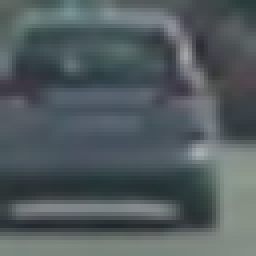
#> input picture vehicles/GTI_Far/image0006.png, 64 x 64 px (shown 4 times larger); its folder holds only this picture in this run
$ jupyter execute --allow-errors Vehicle-detection.ipynb   (shell and % lines are left out)   (older library calls are emulated)
#> lines starting #> are read from the running program, lines starting #| are printed output that depends on the picture; long printed decimals are rounded
[cell 1]
import numpy as np
import matplotlib.pyplot as plt
import matplotlib.image as mpimg
from skimage.feature import hog
import cv2
import os
import glob
import time
import pickle

from sklearn.model_selection import train_test_split
from sklearn.model_selection import StratifiedShuffleSplit
from sklearn.svm import SVC
from sklearn.metrics import accuracy_score
from sklearn.preprocessing import StandardScaler

from scipy.ndimage.measurements import label

[cell 2]
# Explore the data
image_car = './vehicles/GTI_Left/image0009.png'
image_notcar = './non-vehicles/GTI/image1000.png'

#> (the rest of this cell did not finish here and is left out)

#> (a cell that did not finish here is left out)

[cell 4]
# Store vehicles and non vehicles data into lists
images_vehicles = glob.glob('./vehicles/*/*')
#> images_vehicles = ['./vehicles/GTI_Far/image0006.png', './vehicles/GTI_Left/image0028.png']
imgs_vehicles = [cv2.cvtColor(mpimg.imread(image), cv2.COLOR_RGB2LUV) for image in images_vehicles]
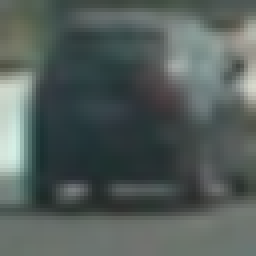
#> input picture vehicles/GTI_Left/image0028.png, 64 x 64 px (shown 4 times larger)
#> imgs_vehicles = 2 items

images_non_vehicles = glob.glob('./non-vehicles/*/*')
imgs_non_vehicles = [cv2.cvtColor(mpimg.imread(image), cv2.COLOR_RGB2LUV) for image in images_non_vehicles]

print('Number of vehicles data: {}'.format(len(imgs_vehicles)),
     '\nNumber of non-vehicles data: {}'.format(len(imgs_non_vehicles)))
#| Number of vehicles data: 2
#| Number of non-vehicles data: 0

[cell 5]
# Extract HOG features
hog_feature_vecs = []
orient=9
pixs_per_cell= 8
cells_per_block=2
for img in imgs_vehicles+imgs_non_vehicles:
    ch1 = img[:,:,0]
    ch2 = img[:,:,1]
    ch3 = img[:,:,2]
    hog_feature1 = hog(ch1, orientations=orient, pixels_per_cell=(pixs_per_cell, pixs_per_cell),
                         cells_per_block=(cells_per_block, cells_per_block), feature_vector=True)
    hog_feature2 = hog(ch2, orientations=orient, pixels_per_cell=(pixs_per_cell, pixs_per_cell),
                         cells_per_block=(cells_per_block, cells_per_block), feature_vector=True)
    hog_feature3 = hog(ch3, orientations=orient, pixels_per_cell=(pixs_per_cell, pixs_per_cell),
                         cells_per_block=(cells_per_block, cells_per_block), feature_vector=True)
    hog_feature_vec = np.hstack([hog_feature1, hog_feature2, hog_feature3])
    hog_feature_vecs.append(hog_feature_vec)
#> this loop made 2 passes
#> pass 1, `ch1 = img[:,:,0]`:
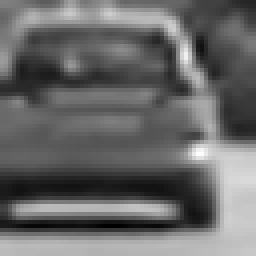
#> ch1: shape (64, 64) float32 (shown 4 times larger); min 15.18, max 70.99, mean 38.1; drawn with min black and max white
#> pass 1, `ch2 = img[:,:,1]`:
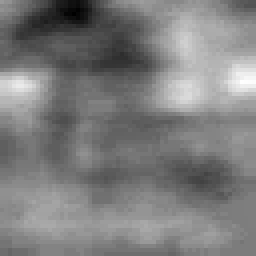
#> ch2: shape (64, 64) float32 (shown 4 times larger); min -14.08, max 4.16, mean -5.08; drawn with min black and max white
#> pass 1, `ch3 = img[:,:,2]`:
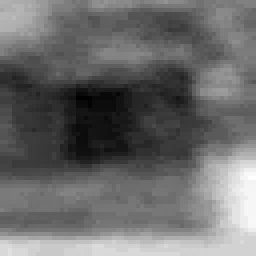
#> ch3: shape (64, 64) float32 (shown 4 times larger); min -12.34, max 8.79, mean -3.5; drawn with min black and max white
#> pass 2, `ch1 = img[:,:,0]`:
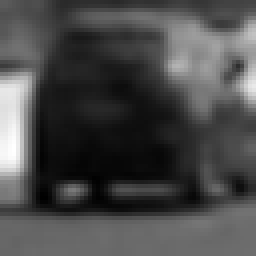
#> ch1: shape (64, 64) float32 (shown 4 times larger); min 16.26, max 92.3, mean 38.4; drawn with min black and max white
#> after the loop:
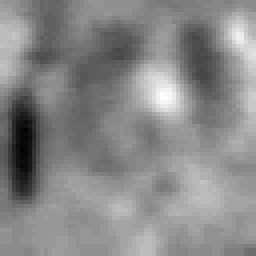
#> ch2: shape (64, 64) float32 (shown 4 times larger); min -16.83, max 5.43, mean -4.93; drawn with min black and max white
#> after the loop:
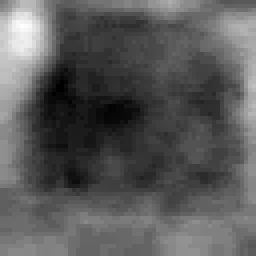
#> ch3: shape (64, 64) float32 (shown 4 times larger); min -6.12, max 14.92, mean 1.31; drawn with min black and max white
#> after the loop, hog_feature_vecs = 2 items
X = np.vstack(hog_feature_vecs)
y = np.hstack([np.ones(len(imgs_vehicles)), np.zeros(len(imgs_non_vehicles))])
#> y = [1, 1]
print('The amount of data is: {}'.format(X.shape[0]),
     '\nThe feature length of the data is {}'.format(X.shape[1]))
#| The amount of data is: 2
#| The feature length of the data is 5292

[cell 6]
# Normalize data

# Check the data type and range
print('The type of the training data is ', X.dtype,
     '\nThe range of the training data is ', (X.min(), X.max()))
#| The type of the training data is  float32
#| The range of the training data is  (0.0, 0.6768)

# Normalize data with standard scaler
scaler = StandardScaler()
X = scaler.fit_transform(X)

# Shuffle split data into training and testing
test_size=0.1
random_state=42
cv = StratifiedShuffleSplit(n_splits=1, test_size=test_size, random_state=random_state)
train, test = next(cv.split(X,y))
#> train = [1]; test = [0]
X_train, X_test = X[train], X[test]
y_train, y_test = y[train], y[test]
#> y_train = [1]; y_test = [1]

[cell 7]
# Build a classifier with SVM
N = 10 # number of data to show the prediction
# C =    # C parameter of SVM
clf = SVC()
t0 = time.time()
#> (the rest of this cell did not finish here and is left out)

[cell 8]
# Save classifier and scaler for later use
fl = 'clf.p'
with open(fl, 'wb') as f:
    pickle.dump((clf, scaler), f)

[cell 9]
# Experimentation
# Train a neural network classifier
# But in this project, I will use SVM for the moment
from keras.layers import Dense, Dropout
from keras.models import Sequential

[cell 10]
epochs = 50
batch_size=64
#> (the rest of this cell did not finish here and is left out)

#> (a cell that did not finish here is left out)

[cell 12]
N = 10
#> (the rest of this cell did not finish here and is left out)

[cell 13]
test_image = './test_images/test1.jpg'
#> (the rest of this cell did not finish here and is left out)

[cell 14]
clf, scaler = pickle.load(open('clf.p', 'rb'))

[cell 15]
time_stamps = []
from numba import jit
# [98 lines left out: function find_cars, not called in this run]

[cell 16]
# Draw bounding box
# [6 lines left out: function draw_bbox, not called in this run]

[cell 17]
# [15 lines left out: function draw_labeled_bbox, not called in this run]

[cell 18]
class CarDetect():
    def __init__(self):
        # Store heatmaps list
        self.heatmaps_buffer = []

[cell 19]
# Pipeline image process

# Set parameters
orient=9
pixs_per_cell= 8
cells_per_block=2
default_win_size=64
cells_per_step=2

# Set search window params
window_size_params=[{'window_size':64, 'y_start_stop':[400, 500]},
                    {'window_size':96, 'y_start_stop':[400, 550]},
                    {'window_size':128, 'y_start_stop':[450, 650]},
                    {'window_size':160, 'y_start_stop':[400, None]},
                    {'window_size':225, 'y_start_stop':[400, None]},
                    {'window_size':300, 'y_start_stop':[400, None]}]
nbframes_to_average = 10
heatmap_threshold = 1
# y_start_stop = [380, None]

Car = CarDetect()
# [37 lines left out: function process_img, not called in this run]

[cell 20]
# Test find_car function
test_image = './test_images/test1.jpg'
#> (the rest of this cell did not finish here and is left out)

[cell 21]
# Test process img with test images
test_images =glob.glob('./test_images/*')[:3]
#> test_images = []
time_stamps = []
print('Images loaded')
output_images = []
Car = CarDetect()
print('Car class instantiated')
i = 0
for image in test_images:
    # Counting images
    i+=1
    img = mpimg.imread(image)
    print('Image read')
    out_image = process_img(img)
    output_images.append(out_image)
    print(i, 'image(s) processed')
